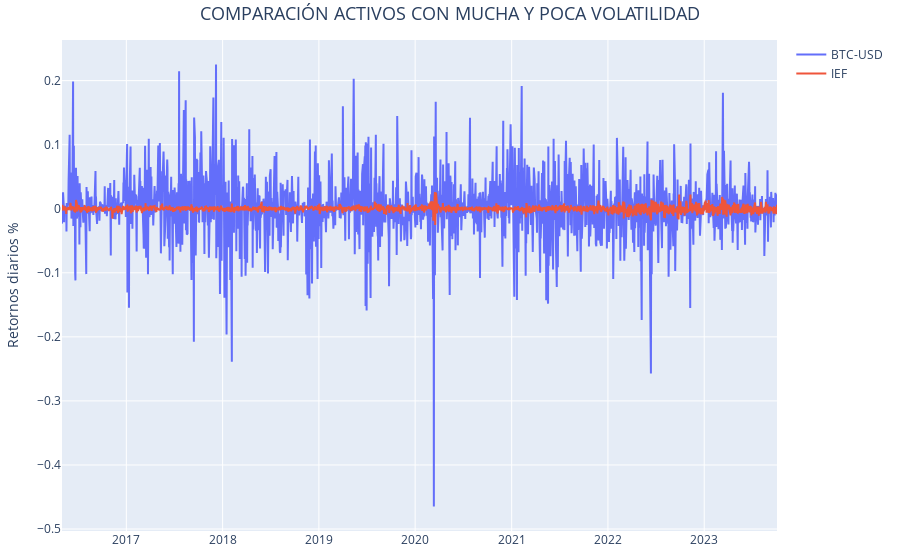

Notebook source saved alongside this figure:
### Markdown cell above
Veamos ahora cómo son los retornos diarios de un activo con mucha volatilidad, por ejemplo `Bitcoin`, frente a otro con poca volatilidad, por ejemplo `iShares 7-10 Year Treasury Bond ETF`.

### Code cell
# Crear un gráfico de líneas con Plotly
fig = go.Figure()

fig.add_trace(go.Scatter(x=ret_close_df.loc['2016-05-01':,  :].index, 
                         y=ret_close_df.loc['2016-05-01':,  :]['BTC-USD'], 
                         mode='lines',
                         name='BTC-USD'))

fig.add_trace(go.Scatter(x=ret_close_df.loc['2016-05-01':,  :].index, 
                         y=ret_close_df.loc['2016-05-01':,  :]['IEF'], 
                         mode='lines',
                         name='IEF')) #iShares 7-10 Year Treasury Bond ETF

# Añadir títulos
fig.update_layout(
    title="COMPARACIÓN ACTIVOS CON MUCHA Y POCA VOLATILIDAD",
    title_font=dict(size=18),  # Ajusta el tamaño del título
    title_x=0.5,  # Centra el título
    yaxis_title="Retornos diarios %",
    margin=dict(l=20, r=20, b=20, t=40),  # Ajusta los márgenes para hacer los bordes más pequeños
)

### Figure 1 — Plotly figure (JSON) as saved in the notebook; plotly's stock layout.template omitted (floating-point values rounded to 4 significant figures; data arrays with more than 128 entries replaced by an {"elided": "..."} marker saying what was removed)
{"data": [{"mode": "lines", "name": "BTC-USD", "type": "scatter", "x": {"elided": "1853 str values"}, "y": {"elided": "1853 float values"}}, {"mode": "lines", "name": "IEF", "type": "scatter", "x": {"elided": "1853 str values"}, "y": {"elided": "1853 float values"}}], "layout": {"margin": {"b": 20, "l": 20, "r": 20, "t": 40}, "title": {"font": {"size": 18}, "text": "COMPARACIÓN ACTIVOS CON MUCHA Y POCA VOLATILIDAD", "x": 0.5}, "yaxis": {"title": {"text": "Retornos diarios %"}}}}
